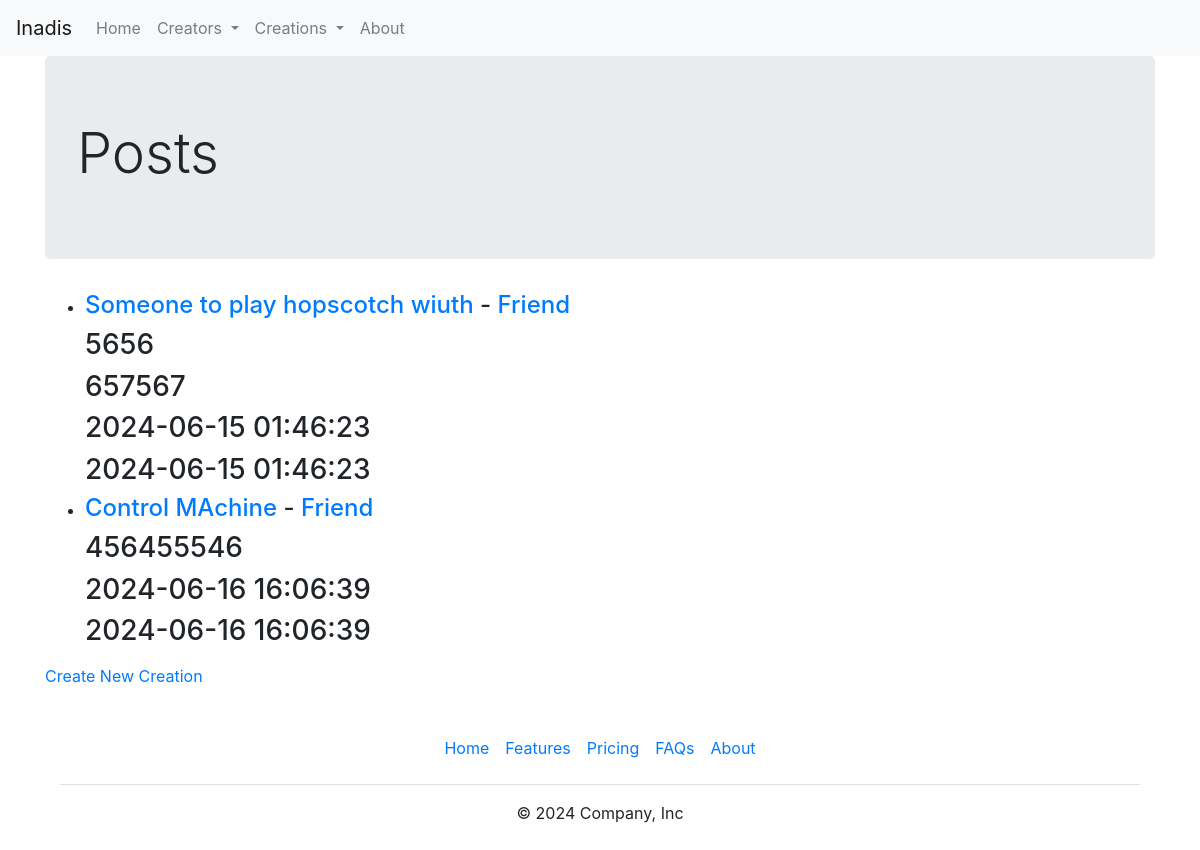
/app/v1/posts, run on the app's committed database.
### models/post.py (models this page shows, shortened)
class Post(BaseModel):
    __tablename__ = 'posts'
    creation_id = db.Column('creationid', db.String(60), db.ForeignKey('creations.id'), nullable=False)
    title = db.Column('title', db.String(255))
    comment = db.Column('comment', db.String(255))
    reference = db.Column('reference', db.Integer, nullable=False)
    posted_at = db.Column(db.DateTime)
    fetched_at = db.Column(db.DateTime)
    contents = db.relationship("PostContent", backref="post", cascade="all, delete-orphan")

### models/creation.py (models this page shows, shortened)
class Creation(BaseModel):
    __tablename__ = 'creations'
    creator_id = db.Column('creatorid', db.String(60), db.ForeignKey('creators.id'), nullable=False)
    regexfilter = db.Column('regexfilter', db.String(255))
    name = db.Column('name', db.String(255), nullable=True)
    posts = db.relationship("Post", backref="creation", cascade="all, delete-orphan")

### app/v1/views/posts.py (the view)
@app_views.route('/posts', methods=['GET'], strict_slashes=False)
def all_posts():
    all_creations = {}
    for i in Creation.query.all():
        all_creations[i.id] = i
    all_posts = Post.query.with_entities(Post.id, Post.creation_id, Post.title, Post.comment, Post.reference, Post.posted_at, Post.fetched_at).all()
    posts=[i for i in sorted(all_posts, key=lambda i:(i.creation_id, i.reference))]
    return render_template('user/list_posts.html', posts=posts, creations=all_creations)

### app/v1/app.py (called while the page is built)
@app.teardown_appcontext
def teardown_db(exception):
    db.session.remove()

### app/v1/templates/user/list_posts.html (shortened to what this page needs)
{% extends "base.html" %}
{% block wrapper%}<div align="centre"><h1 class="display-4">Posts</h1></div>{% endblock %}
{% block content %}
<ul id="post_list" class="post_list">
	{% for post in posts %}
	<li>
		<h4>
		    {% if creations and post[1] in creations.keys() %}
		    <a href="{{url_for('app_views.rud_post', creator_id=creations[post[1]].creator_id, creation_id=post[1], post_id=post[0]) }}">
		        {{post[2]}}
		    </a>
		    - <a href="{{url_for('app_views.rud_creation', creator_id=creations[post[1]].creator_id, creation_id=post[1]) }}">{{creations[post[1]].name}}</a>
		    {% else %}
		    <a href="#">
		        {{post[2]}}
		    </a>
		    - {{post[1]}}
		    {% endif %}
		  </h4>
		<h3>
			{{post[3]}}
		</h3>
		<h3>
			{{post[4]}}
		</h3>
		<h3>
			{{post[5]}}
		</h3>
		<h3>
			{{post[6]}}
		</h3>
	</li>
	{% endfor %}
</ul>
<a class="link" href="#">Create New Creation</a>
{% endblock %}

### data on the page
Post: title "Someone to play hopscotch wiuth", creationid.name "Friend", comment "5656", reference "657567", post "2024-06-15 01:46:23"
Post: title "Control MAchine", creationid.name "Friend", reference "456455546", post "2024-06-16 16:06:39"
